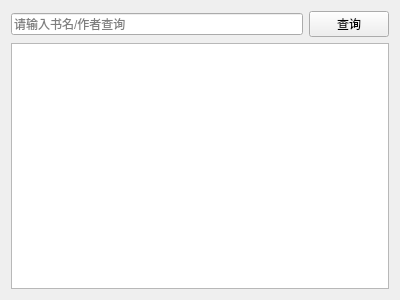
<?xml version="1.0" encoding="UTF-8"?>
<ui version="4.0">
 <class>BookQueryView</class>
 <widget class="QWidget" name="BookQueryView">
  <property name="geometry">
   <rect>
    <x>0</x>
    <y>0</y>
    <width>400</width>
    <height>300</height>
   </rect>
  </property>
  <property name="windowTitle">
   <string>Form</string>
  </property>
  <layout class="QGridLayout" name="gridLayout">
   <item row="0" column="0">
    <widget class="QLineEdit" name="leSearch">
     <property name="placeholderText">
      <string>请输入书名/作者查询</string>
     </property>
    </widget>
   </item>
   <item row="0" column="1">
    <widget class="QPushButton" name="btnSearch">
     <property name="text">
      <string>查询</string>
     </property>
    </widget>
   </item>
   <item row="1" column="0" colspan="2">
    <widget class="QTableView" name="tableView"/>
   </item>
  </layout>
 </widget>
 <resources/>
 <connections/>
</ui>
